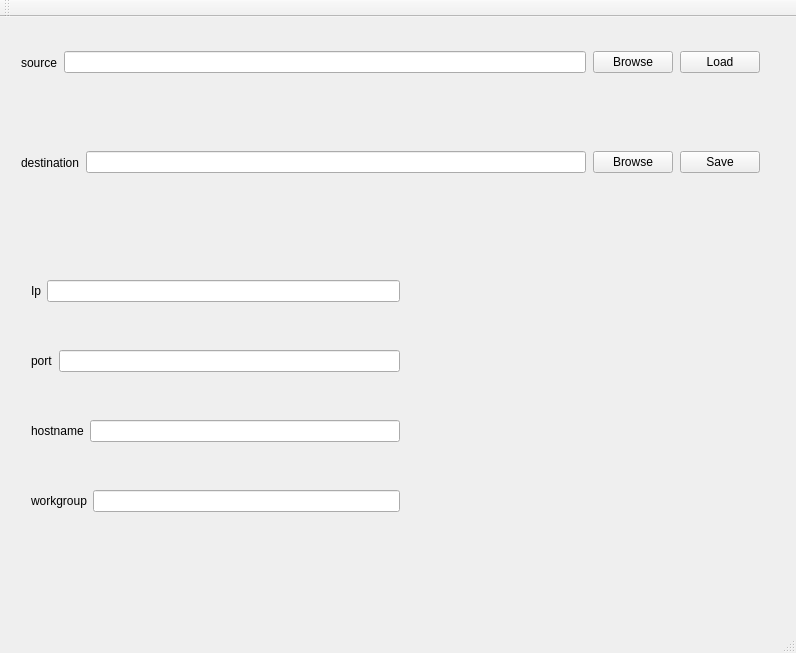
<?xml version="1.0" encoding="UTF-8"?>
<ui version="4.0">
 <class>MainWindow</class>
 <widget class="QMainWindow" name="MainWindow">
  <property name="geometry">
   <rect>
    <x>0</x>
    <y>0</y>
    <width>796</width>
    <height>653</height>
   </rect>
  </property>
  <property name="windowTitle">
   <string>MainWindow</string>
  </property>
  <widget class="QWidget" name="centralWidget">
   <widget class="QWidget" name="">
    <property name="geometry">
     <rect>
      <x>10</x>
      <y>0</y>
      <width>761</width>
      <height>91</height>
     </rect>
    </property>
    <layout class="QHBoxLayout" name="horizontalLayout">
     <property name="spacing">
      <number>7</number>
     </property>
     <item>
      <widget class="QLabel" name="label">
       <property name="layoutDirection">
        <enum>Qt::RightToLeft</enum>
       </property>
       <property name="text">
        <string>source</string>
       </property>
       <property name="margin">
        <number>13</number>
       </property>
      </widget>
     </item>
     <item>
      <widget class="QLineEdit" name="lineEditSrcFile"/>
     </item>
     <item>
      <widget class="QPushButton" name="pushButtonBowseSrc">
       <property name="text">
        <string>Browse</string>
       </property>
      </widget>
     </item>
     <item>
      <widget class="QPushButton" name="pushButtonBrowseLoad">
       <property name="text">
        <string>Load</string>
       </property>
      </widget>
     </item>
    </layout>
   </widget>
   <widget class="QWidget" name="layoutWidget">
    <property name="geometry">
     <rect>
      <x>10</x>
      <y>100</y>
      <width>761</width>
      <height>91</height>
     </rect>
    </property>
    <layout class="QHBoxLayout" name="horizontalLayout_2">
     <property name="spacing">
      <number>7</number>
     </property>
     <item>
      <widget class="QLabel" name="label_2">
       <property name="layoutDirection">
        <enum>Qt::RightToLeft</enum>
       </property>
       <property name="text">
        <string>destination</string>
       </property>
      </widget>
     </item>
     <item>
      <widget class="QLineEdit" name="lineEditDstFile"/>
     </item>
     <item>
      <widget class="QPushButton" name="pushButtonBrowseDst">
       <property name="text">
        <string>Browse</string>
       </property>
      </widget>
     </item>
     <item>
      <widget class="QPushButton" name="pushButtonSave">
       <property name="text">
        <string>Save</string>
       </property>
      </widget>
     </item>
    </layout>
   </widget>
   <widget class="QWidget" name="">
    <property name="geometry">
     <rect>
      <x>20</x>
      <y>210</y>
      <width>391</width>
      <height>341</height>
     </rect>
    </property>
    <layout class="QVBoxLayout" name="verticalLayout">
     <item>
      <layout class="QHBoxLayout" name="horizontalLayout_3">
       <item>
        <widget class="QLabel" name="label_3">
         <property name="text">
          <string>Ip</string>
         </property>
         <property name="margin">
          <number>30</number>
         </property>
        </widget>
       </item>
       <item>
        <widget class="QLineEdit" name="lineEditIp"/>
       </item>
      </layout>
     </item>
     <item>
      <layout class="QHBoxLayout" name="horizontalLayout_4">
       <item>
        <widget class="QLabel" name="label_4">
         <property name="text">
          <string>port</string>
         </property>
         <property name="margin">
          <number>22</number>
         </property>
        </widget>
       </item>
       <item>
        <widget class="QLineEdit" name="lineEditPort"/>
       </item>
      </layout>
     </item>
     <item>
      <layout class="QHBoxLayout" name="horizontalLayout_5">
       <item>
        <widget class="QLabel" name="label_5">
         <property name="text">
          <string>hostname</string>
         </property>
         <property name="margin">
          <number>4</number>
         </property>
        </widget>
       </item>
       <item>
        <widget class="QLineEdit" name="lineEditHostName"/>
       </item>
      </layout>
     </item>
     <item>
      <layout class="QHBoxLayout" name="horizontalLayout_6">
       <item>
        <widget class="QLabel" name="label_6">
         <property name="text">
          <string>workgroup</string>
         </property>
        </widget>
       </item>
       <item>
        <widget class="QLineEdit" name="lineEditWorkGroup"/>
       </item>
      </layout>
     </item>
    </layout>
   </widget>
  </widget>
  <widget class="QMenuBar" name="menuBar">
   <property name="geometry">
    <rect>
     <x>0</x>
     <y>0</y>
     <width>796</width>
     <height>26</height>
    </rect>
   </property>
  </widget>
  <widget class="QToolBar" name="mainToolBar">
   <attribute name="toolBarArea">
    <enum>TopToolBarArea</enum>
   </attribute>
   <attribute name="toolBarBreak">
    <bool>false</bool>
   </attribute>
  </widget>
  <widget class="QStatusBar" name="statusBar"/>
 </widget>
 <layoutdefault spacing="6" margin="11"/>
 <resources/>
 <connections/>
</ui>
